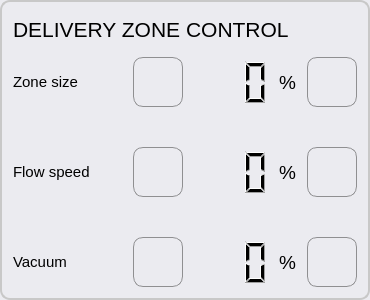
                    <widget class="QGroupBox" name="groupBox_deliveryZone">
                     <property name="sizePolicy">
                      <sizepolicy hsizetype="Minimum" vsizetype="Minimum">
                       <horstretch>0</horstretch>
                       <verstretch>0</verstretch>
                      </sizepolicy>
                     </property>
                     <property name="minimumSize">
                      <size>
                       <width>370</width>
                       <height>40</height>
                      </size>
                     </property>
                     <property name="maximumSize">
                      <size>
                       <width>390</width>
                       <height>16777215</height>
                      </size>
                     </property>
                     <property name="styleSheet">
                      <string notr="true">QGroupBox { 
     border: 2px solid  rgb(200, 200, 200); ; 
     border-radius: 10px; 
    color: rgb(80, 80, 80);
    background-color: rgb(235, 235, 240);
 } 

 QPushButton {
     border: 1px solid #8f8f91;
     border-radius: 10px;
     background-color: qlineargradient(x1: 0, y1: 0, x2: 0, y2: 1,
                                       stop: 0 #f6f7fa, stop: 1 #dadbde);

 }


QPushButton:focus:pressed{
     background-color: qlineargradient(x1: 0, y1: 0, x2: 0, y2: 1,
                                       stop: 0 #F0F0FF, stop: 1 #f6f7fa);
 }

 QPushButton:hover {
     background-color: qlineargradient(x1: 0, y1: 0, x2: 0, y2: 1,
                                       stop: 0 #f6f7fa, stop: 1 #F0F0FF);
 }

QPushButton:disabled{ background-color: #CCCCCC; }

 QPushButton:flat {
     border: none; /* no border for a flat push button */
 }

 QPushButton:default {
     border-color: navy; /* make the default button prominent */
 }</string>
                     </property>
                     <property name="title">
                      <string/>
                     </property>
                     <property name="flat">
                      <bool>false</bool>
                     </property>
                     <layout class="QGridLayout" name="gridLayout_21">
                      <property name="topMargin">
                       <number>0</number>
                      </property>
                      <property name="spacing">
                       <number>0</number>
                      </property>
                      <item row="7" column="2">
                       <widget class="QPushButton" name="pushButton_vacuum_minus">
                        <property name="sizePolicy">
                         <sizepolicy hsizetype="Fixed" vsizetype="Fixed">
                          <horstretch>0</horstretch>
                          <verstretch>0</verstretch>
                         </sizepolicy>
                        </property>
                        <property name="minimumSize">
                         <size>
                          <width>50</width>
                          <height>50</height>
                         </size>
                        </property>
                        <property name="maximumSize">
                         <size>
                          <width>16777215</width>
                          <height>16777215</height>
                         </size>
                        </property>
                        <property name="toolTip">
                         <string>Decrease vacuum</string>
                        </property>
                        <property name="styleSheet">
                         <string notr="true"/>
                        </property>
                        <property name="text">
                         <string/>
                        </property>
                        <property name="icon">
                         <iconset resource="../resources.qrc">
                          <normaloff>:/icons/minus.png</normaloff>:/icons/minus.png</iconset>
                        </property>
                        <property name="iconSize">
                         <size>
                          <width>35</width>
                          <height>35</height>
                         </size>
                        </property>
                       </widget>
                      </item>
                      <item row="2" column="2">
                       <widget class="QPushButton" name="pushButton_dropSize_minus">
                        <property name="sizePolicy">
                         <sizepolicy hsizetype="Fixed" vsizetype="Fixed">
                          <horstretch>0</horstretch>
                          <verstretch>0</verstretch>
                         </sizepolicy>
                        </property>
                        <property name="minimumSize">
                         <size>
                          <width>50</width>
                          <height>50</height>
                         </size>
                        </property>
                        <property name="maximumSize">
                         <size>
                          <width>16777215</width>
                          <height>16777215</height>
                         </size>
                        </property>
                        <property name="font">
                         <font>
                          <pointsize>8</pointsize>
                         </font>
                        </property>
                        <property name="toolTip">
                         <string>Decrease the size of the delivery zone</string>
                        </property>
                        <property name="autoFillBackground">
                         <bool>false</bool>
                        </property>
                        <property name="styleSheet">
                         <string notr="true"/>
                        </property>
                        <property name="text">
                         <string/>
                        </property>
                        <property name="icon">
                         <iconset resource="../resources.qrc">
                          <normaloff>:/icons/minus.png</normaloff>:/icons/minus.png</iconset>
                        </property>
                        <property name="iconSize">
                         <size>
                          <width>35</width>
                          <height>35</height>
                         </size>
                        </property>
                       </widget>
                      </item>
                      <item row="4" column="1">
                       <widget class="QLabel" name="label_DZC_flowSpeed">
                        <property name="sizePolicy">
                         <sizepolicy hsizetype="Preferred" vsizetype="Expanding">
                          <horstretch>0</horstretch>
                          <verstretch>0</verstretch>
                         </sizepolicy>
                        </property>
                        <property name="minimumSize">
                         <size>
                          <width>120</width>
                          <height>0</height>
                         </size>
                        </property>
                        <property name="font">
                         <font>
                          <pointsize>11</pointsize>
                         </font>
                        </property>
                        <property name="styleSheet">
                         <string notr="true"/>
                        </property>
                        <property name="text">
                         <string>Flow speed</string>
                        </property>
                        <property name="alignment">
                         <set>Qt::AlignLeading|Qt::AlignLeft|Qt::AlignVCenter</set>
                        </property>
                       </widget>
                      </item>
                      <item row="7" column="4">
                       <widget class="QLabel" name="label_vacuum_percentage">
                        <property name="maximumSize">
                         <size>
                          <width>16777215</width>
                          <height>16777215</height>
                         </size>
                        </property>
                        <property name="font">
                         <font>
                          <pointsize>14</pointsize>
                         </font>
                        </property>
                        <property name="styleSheet">
                         <string notr="true"/>
                        </property>
                        <property name="text">
                         <string>%</string>
                        </property>
                        <property name="alignment">
                         <set>Qt::AlignLeading|Qt::AlignLeft|Qt::AlignVCenter</set>
                        </property>
                       </widget>
                      </item>
                      <item row="7" column="3">
                       <widget class="QLCDNumber" name="lcdNumber_vacuum_percentage">
                        <property name="sizePolicy">
                         <sizepolicy hsizetype="Expanding" vsizetype="Expanding">
                          <horstretch>0</horstretch>
                          <verstretch>0</verstretch>
                         </sizepolicy>
                        </property>
                        <property name="maximumSize">
                         <size>
                          <width>16777215</width>
                          <height>16777215</height>
                         </size>
                        </property>
                        <property name="toolTip">
                         <string>&lt;html&gt;&lt;head/&gt;&lt;body&gt;&lt;p&gt;Vacuum current percentage&lt;/p&gt;&lt;/body&gt;&lt;/html&gt;</string>
                        </property>
                        <property name="frameShape">
                         <enum>QFrame::NoFrame</enum>
                        </property>
                        <property name="digitCount">
                         <number>3</number>
                        </property>
                        <property name="value" stdset="0">
                         <double>0.000000000000000</double>
                        </property>
                        <property name="intValue" stdset="0">
                         <number>0</number>
                        </property>
                       </widget>
                      </item>
                      <item row="6" column="1" rowspan="2">
                       <widget class="QLabel" name="label_DZC_vacuum">
                        <property name="sizePolicy">
                         <sizepolicy hsizetype="Expanding" vsizetype="Preferred">
                          <horstretch>0</horstretch>
                          <verstretch>0</verstretch>
                         </sizepolicy>
                        </property>
                        <property name="font">
                         <font>
                          <pointsize>11</pointsize>
                         </font>
                        </property>
                        <property name="styleSheet">
                         <string notr="true"/>
                        </property>
                        <property name="text">
                         <string>Vacuum</string>
                        </property>
                        <property name="alignment">
                         <set>Qt::AlignLeading|Qt::AlignLeft|Qt::AlignVCenter</set>
                        </property>
                       </widget>
                      </item>
                      <item row="4" column="3">
                       <widget class="QLCDNumber" name="lcdNumber_flowspeed_percentage">
                        <property name="sizePolicy">
                         <sizepolicy hsizetype="Expanding" vsizetype="Expanding">
                          <horstretch>0</horstretch>
                          <verstretch>0</verstretch>
                         </sizepolicy>
                        </property>
                        <property name="maximumSize">
                         <size>
                          <width>16777215</width>
                          <height>16777215</height>
                         </size>
                        </property>
                        <property name="toolTip">
                         <string>&lt;html&gt;&lt;head/&gt;&lt;body&gt;&lt;p&gt;Flow speed current percentage&lt;/p&gt;&lt;/body&gt;&lt;/html&gt;</string>
                        </property>
                        <property name="frameShape">
                         <enum>QFrame::NoFrame</enum>
                        </property>
                        <property name="digitCount">
                         <number>3</number>
                        </property>
                        <property name="value" stdset="0">
                         <double>0.000000000000000</double>
                        </property>
                        <property name="intValue" stdset="0">
                         <number>0</number>
                        </property>
                       </widget>
                      </item>
                      <item row="4" column="4">
                       <widget class="QLabel" name="label_flowspeed_percentage">
                        <property name="maximumSize">
                         <size>
                          <width>16777215</width>
                          <height>16777215</height>
                         </size>
                        </property>
                        <property name="font">
                         <font>
                          <pointsize>14</pointsize>
                         </font>
                        </property>
                        <property name="styleSheet">
                         <string notr="true"/>
                        </property>
                        <property name="text">
                         <string>%</string>
                        </property>
                        <property name="alignment">
                         <set>Qt::AlignLeading|Qt::AlignLeft|Qt::AlignVCenter</set>
                        </property>
                       </widget>
                      </item>
                      <item row="7" column="5" colspan="2">
                       <widget class="QPushButton" name="pushButton_vacuum_plus">
                        <property name="sizePolicy">
                         <sizepolicy hsizetype="Fixed" vsizetype="Fixed">
                          <horstretch>0</horstretch>
                          <verstretch>0</verstretch>
                         </sizepolicy>
                        </property>
                        <property name="minimumSize">
                         <size>
                          <width>50</width>
                          <height>50</height>
                         </size>
                        </property>
                        <property name="maximumSize">
                         <size>
                          <width>16777215</width>
                          <height>16777215</height>
                         </size>
                        </property>
                        <property name="toolTip">
                         <string>Increase vacuum</string>
                        </property>
                        <property name="styleSheet">
                         <string notr="true"/>
                        </property>
                        <property name="text">
                         <string/>
                        </property>
                        <property name="icon">
                         <iconset resource="../resources.qrc">
                          <normaloff>:/icons/plus.png</normaloff>:/icons/plus.png</iconset>
                        </property>
                        <property name="iconSize">
                         <size>
                          <width>35</width>
                          <height>35</height>
                         </size>
                        </property>
                       </widget>
                      </item>
                      <item row="4" column="5" colspan="2">
                       <widget class="QPushButton" name="pushButton_flowspeed_plus">
                        <property name="sizePolicy">
                         <sizepolicy hsizetype="Fixed" vsizetype="Fixed">
                          <horstretch>0</horstretch>
                          <verstretch>0</verstretch>
                         </sizepolicy>
                        </property>
                        <property name="minimumSize">
                         <size>
                          <width>50</width>
                          <height>50</height>
                         </size>
                        </property>
                        <property name="maximumSize">
                         <size>
                          <width>16777215</width>
                          <height>16777215</height>
                         </size>
                        </property>
                        <property name="toolTip">
                         <string>Increase flow speed</string>
                        </property>
                        <property name="styleSheet">
                         <string notr="true"/>
                        </property>
                        <property name="text">
                         <string/>
                        </property>
                        <property name="icon">
                         <iconset resource="../resources.qrc">
                          <normaloff>:/icons/plus.png</normaloff>:/icons/plus.png</iconset>
                        </property>
                        <property name="iconSize">
                         <size>
                          <width>35</width>
                          <height>35</height>
                         </size>
                        </property>
                       </widget>
                      </item>
                      <item row="5" column="1" colspan="4">
                       <spacer name="verticalSpacer">
                        <property name="orientation">
                         <enum>Qt::Vertical</enum>
                        </property>
                        <property name="sizeHint" stdset="0">
                         <size>
                          <width>20</width>
                          <height>40</height>
                         </size>
                        </property>
                       </spacer>
                      </item>
                      <item row="4" column="2">
                       <widget class="QPushButton" name="pushButton_flowspeed_minus">
                        <property name="sizePolicy">
                         <sizepolicy hsizetype="Fixed" vsizetype="Fixed">
                          <horstretch>0</horstretch>
                          <verstretch>0</verstretch>
                         </sizepolicy>
                        </property>
                        <property name="minimumSize">
                         <size>
                          <width>50</width>
                          <height>50</height>
                         </size>
                        </property>
                        <property name="maximumSize">
                         <size>
                          <width>16777215</width>
                          <height>16777215</height>
                         </size>
                        </property>
                        <property name="toolTip">
                         <string>Decrease flow speed</string>
                        </property>
                        <property name="styleSheet">
                         <string notr="true"/>
                        </property>
                        <property name="text">
                         <string/>
                        </property>
                        <property name="icon">
                         <iconset resource="../resources.qrc">
                          <normaloff>:/icons/minus.png</normaloff>:/icons/minus.png</iconset>
                        </property>
                        <property name="iconSize">
                         <size>
                          <width>35</width>
                          <height>35</height>
                         </size>
                        </property>
                       </widget>
                      </item>
                      <item row="3" column="1" colspan="4">
                       <spacer name="verticalSpacer_2">
                        <property name="orientation">
                         <enum>Qt::Vertical</enum>
                        </property>
                        <property name="sizeHint" stdset="0">
                         <size>
                          <width>20</width>
                          <height>40</height>
                         </size>
                        </property>
                       </spacer>
                      </item>
                      <item row="2" column="1">
                       <widget class="QLabel" name="label_DZV_dropletSize">
                        <property name="sizePolicy">
                         <sizepolicy hsizetype="Expanding" vsizetype="Preferred">
                          <horstretch>0</horstretch>
                          <verstretch>0</verstretch>
                         </sizepolicy>
                        </property>
                        <property name="minimumSize">
                         <size>
                          <width>0</width>
                          <height>0</height>
                         </size>
                        </property>
                        <property name="maximumSize">
                         <size>
                          <width>16777215</width>
                          <height>16777215</height>
                         </size>
                        </property>
                        <property name="font">
                         <font>
                          <pointsize>11</pointsize>
                         </font>
                        </property>
                        <property name="styleSheet">
                         <string notr="true"/>
                        </property>
                        <property name="text">
                         <string>Zone size</string>
                        </property>
                        <property name="alignment">
                         <set>Qt::AlignLeading|Qt::AlignLeft|Qt::AlignVCenter</set>
                        </property>
                       </widget>
                      </item>
                      <item row="2" column="4">
                       <widget class="QLabel" name="label_dropletSize_percentage">
                        <property name="maximumSize">
                         <size>
                          <width>16777215</width>
                          <height>16777215</height>
                         </size>
                        </property>
                        <property name="font">
                         <font>
                          <pointsize>14</pointsize>
                         </font>
                        </property>
                        <property name="styleSheet">
                         <string notr="true"/>
                        </property>
                        <property name="text">
                         <string>%  </string>
                        </property>
                        <property name="alignment">
                         <set>Qt::AlignLeading|Qt::AlignLeft|Qt::AlignVCenter</set>
                        </property>
                       </widget>
                      </item>
                      <item row="2" column="5" colspan="2">
                       <widget class="QPushButton" name="pushButton_dropSize_plus">
                        <property name="sizePolicy">
                         <sizepolicy hsizetype="Fixed" vsizetype="Fixed">
                          <horstretch>0</horstretch>
                          <verstretch>0</verstretch>
                         </sizepolicy>
                        </property>
                        <property name="minimumSize">
                         <size>
                          <width>50</width>
                          <height>50</height>
                         </size>
                        </property>
                        <property name="maximumSize">
                         <size>
                          <width>16777215</width>
                          <height>16777215</height>
                         </size>
                        </property>
                        <property name="toolTip">
                         <string>Increase the size of the delivery zone</string>
                        </property>
                        <property name="styleSheet">
                         <string notr="true"/>
                        </property>
                        <property name="text">
                         <string/>
                        </property>
                        <property name="icon">
                         <iconset resource="../resources.qrc">
                          <normaloff>:/icons/plus.png</normaloff>:/icons/plus.png</iconset>
                        </property>
                        <property name="iconSize">
                         <size>
                          <width>35</width>
                          <height>35</height>
                         </size>
                        </property>
                       </widget>
                      </item>
                      <item row="0" column="1" colspan="6">
                       <widget class="QLabel" name="label_DZC_title">
                        <property name="minimumSize">
                         <size>
                          <width>330</width>
                          <height>55</height>
                         </size>
                        </property>
                        <property name="font">
                         <font>
                          <pointsize>16</pointsize>
                         </font>
                        </property>
                        <property name="styleSheet">
                         <string notr="true"/>
                        </property>
                        <property name="text">
                         <string>DELIVERY ZONE CONTROL</string>
                        </property>
                        <property name="alignment">
                         <set>Qt::AlignLeading|Qt::AlignLeft|Qt::AlignVCenter</set>
                        </property>
                       </widget>
                      </item>
                      <item row="2" column="3">
                       <widget class="QLCDNumber" name="lcdNumber_dropletSize_percentage">
                        <property name="sizePolicy">
                         <sizepolicy hsizetype="Expanding" vsizetype="Expanding">
                          <horstretch>0</horstretch>
                          <verstretch>0</verstretch>
                         </sizepolicy>
                        </property>
                        <property name="maximumSize">
                         <size>
                          <width>16777215</width>
                          <height>16777215</height>
                         </size>
                        </property>
                        <property name="toolTip">
                         <string>&lt;html&gt;&lt;head/&gt;&lt;body&gt;&lt;p&gt;Droplet size current percentage&lt;/p&gt;&lt;/body&gt;&lt;/html&gt;</string>
                        </property>
                        <property name="frameShape">
                         <enum>QFrame::NoFrame</enum>
                        </property>
                        <property name="digitCount">
                         <number>3</number>
                        </property>
                        <property name="segmentStyle">
                         <enum>QLCDNumber::Filled</enum>
                        </property>
                        <property name="value" stdset="0">
                         <double>0.000000000000000</double>
                        </property>
                        <property name="intValue" stdset="0">
                         <number>0</number>
                        </property>
                       </widget>
                      </item>
                     </layout>
                    </widget>
